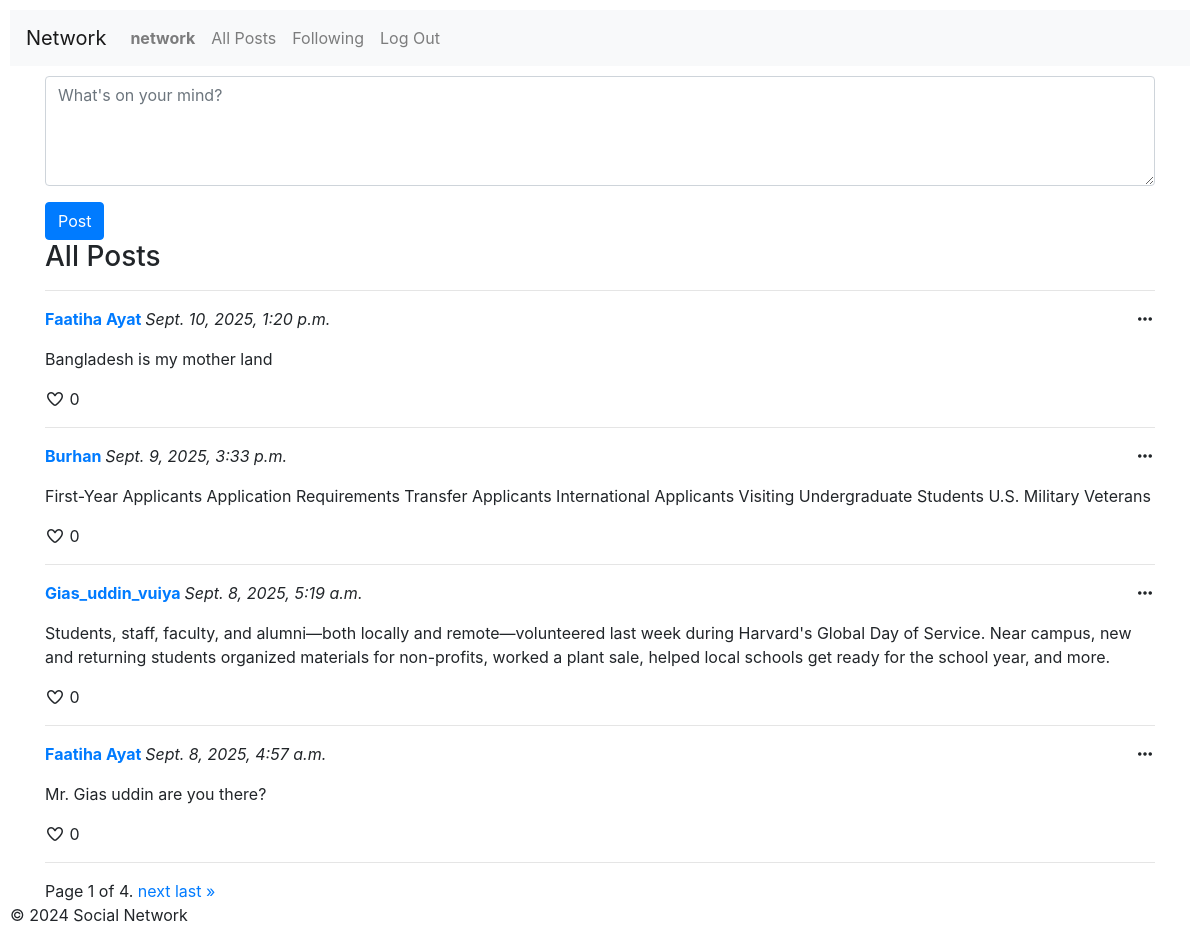
Before: / (signed in) with the older database file.
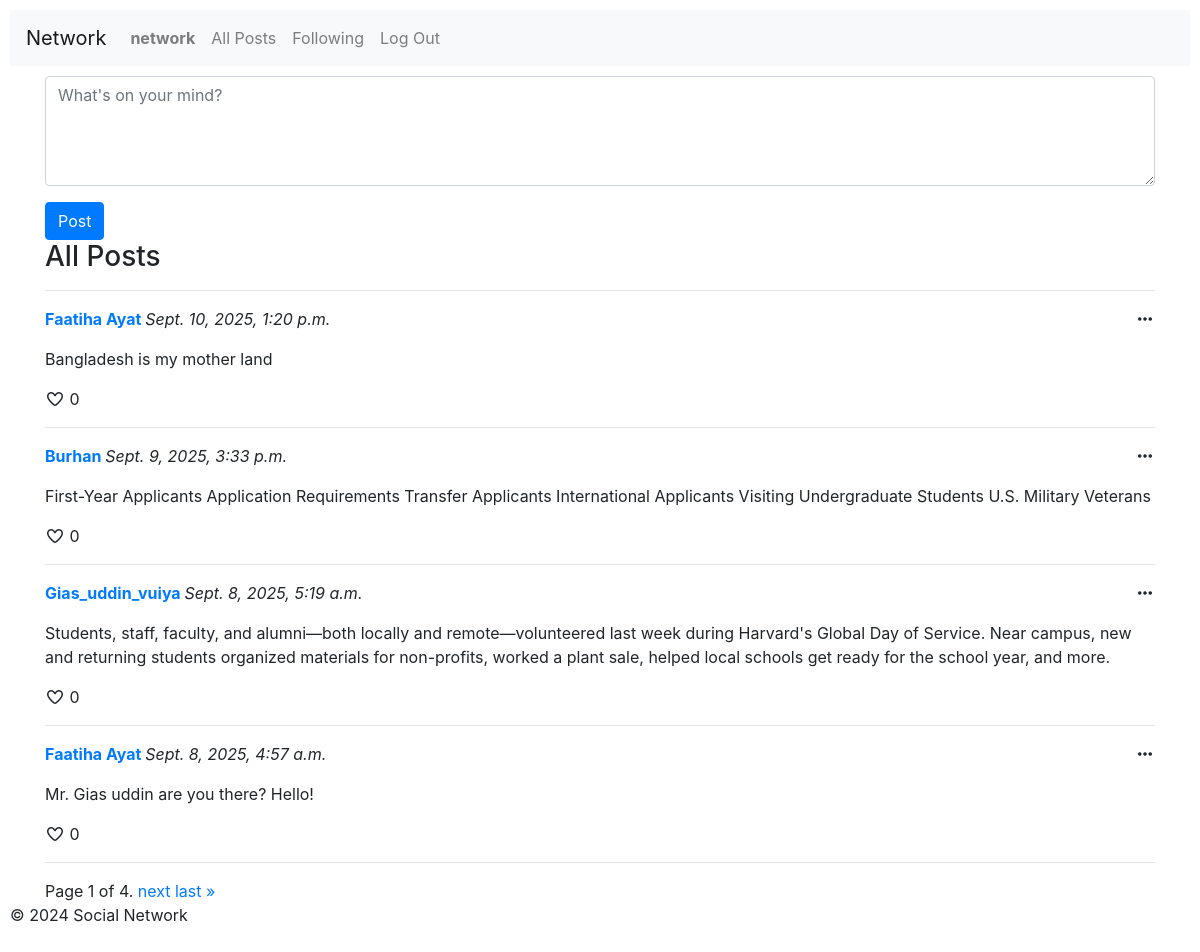
After: the same page with the newer database file.
### network/models.py (models this page shows, shortened)
class User(AbstractUser):
    pass

class Post(models.Model):
    user = models.ForeignKey(User, on_delete=models.CASCADE, related_name="posts")
    content = models.TextField()
    timestamp = models.DateTimeField(auto_now_add=True)

### network/views.py (the view, shortened to what this page needs)
# urls.py: path("", views.index, name="index"),
def index(request):
    posts = Post.objects.all().order_by("-timestamp").all()
    paginator = Paginator(posts, 4)  # Show 10 posts per page
    page_number = request.GET.get('page')
    posts = paginator.get_page(page_number)
    return render(request, "network/index.html", {
        "posts": posts,
    })

### network/templates/network/index.html (shortened to what this page needs)
{% extends "network/layout.html" %}
{% block body %}
    {% if user.is_authenticated %}
        <div class="container">
            <section class="create-post">
                <form action="{% url 'index'%}" method="post">
                    <div class="form-group">
                        <textarea class="form-control" name="content" placeholder="What's on your mind?" cols="10" rows="4"></textarea>
                    </div>
                    <input class="btn btn-primary" type="submit" value="Post">
                </form>
            </section>
            <section class="all-posts">
                <h3>All Posts</h3>
                <hr>
                {% for post in posts %}
                    <div class="post">
                        <p>
                            <strong>
                                <a href="{% url 'profile' post.user.username %}">{{ post.user.username }}</a>
                            </strong>
                            <em>{{ post.timestamp }}</em>
                                <span class="ellipsis">
                                    <i class="fa-solid fa-ellipsis"></i>
                                </span>
                            </p>
                        <p  class="post-content">{{ post.content }}</p>
                        <i class="fa-regular fa-heart"></i> <span>0</span>
                        <hr>
                    </div>
                {% empty %}
                    <p>No posts available.</p>
                {% endfor %}
            </section>
            <section>
                <div class="pagination">
                    <span class="page-links">
                        <span class="current">
                            Page {{ posts.number }} of {{ posts.paginator.num_pages }}.
                        </span>
                        {% if posts.has_next %}
                            <a href="?page={{ posts.next_page_number }}">next</a>
                            <a href="?page={{ posts.paginator.num_pages }}">last &raquo;</a>
                        {% endif %}
                    </span>
                </div>
            </section>
        </div>
    {% endif %}
{% endblock %}

### network/templates/network/layout.html (shortened to what this page needs)
{% load static %}
<!DOCTYPE html>
<html lang="en">
    <head>
        <link rel="stylesheet" href="https://stackpath.bootstrapcdn.com/bootstrap/4.4.1/css/bootstrap.min.css">
        <link rel="stylesheet" href="https://cdnjs.cloudflare.com/ajax/libs/font-awesome/7.0.1/css/all.min.css" />
        <link href="{% static 'network/styles.css' %}" rel="stylesheet">
    </head>
    <body>
        <nav class="navbar navbar-expand-lg navbar-light bg-light">
            <a class="navbar-brand" href="#">Network</a>
            <div>
              <ul class="navbar-nav mr-auto">
                {% if user.is_authenticated %}
                    <li class="nav-item">
                        <a class="nav-link" href="{% url 'profile' user.username %}"><strong>{{ user.username }}</strong></a>
                    </li>
                {% endif %}
                <li class="nav-item">
                  <a class="nav-link" href="{% url 'index' %}">All Posts</a>
                </li>
                {% if user.is_authenticated %}
                    <li class="nav-item">
                        <a class="nav-link" href="#">Following</a>
                    </li>
                    <li class="nav-item">
                        <a class="nav-link" href="{% url 'logout' %}">Log Out</a>
                    </li>
                {% endif %}
              </ul>
            </div>
          </nav>
        <div class="body">
            {% block body %}
            {% endblock %}
        </div>
        <footer>
            {% block footer %}
                <p>&copy; 2024 Social Network</p>
            {% endblock %}
        </footer>
    </body>
</html>

### network/static/network/styles.css (style rules this page uses)
body { padding: 10px; box-sizing: border-box; }
.container { margin-top: 10px; }
.ellipsis { float: right; cursor: pointer; font-weight: 800; }

Changed rows visible on the page:
changed Post: content "Mr. Gias uddin are you there?" → "Mr. Gias uddin are you there? Hello!"
